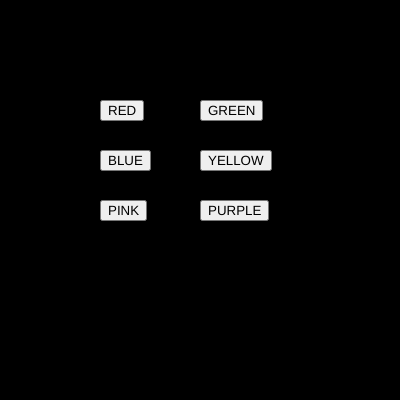
Frame 1 (no input)
Frame 60 (no input): identical to frame 1, image omitted
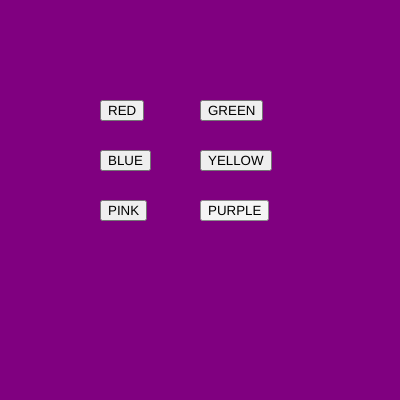
Frame 120 (the mouse pressed at the canvas centre since frame 60)

The p5.js sketch that drew these frames (run headless with seeded random() and noise() and a simulated clock; from frame 60 on, the mouse is pressed at the canvas centre):

// p5.js sketch
// ── sketch.js
var btn_red;
var btn_green;
var btn_blue;
var btn_yellow;
var btn_pink;
var btn_purple;


var r = 0;
var g = 0;
var b = 0;

function setup() {
  createCanvas(400, 400);  
  btn_red = createButton("RED");
  btn_red.position(100,100);
  btn_red.mousePressed(red_bg);

  btn_green = createButton("GREEN");
  btn_green.position(200,100);
  btn_green.mousePressed(green_bg);

  btn_blue = createButton("BLUE");
  btn_blue.position(100,150);
  btn_blue.mousePressed(blue_bg);

  btn_yellow = createButton("YELLOW");
  btn_yellow.position(200,150);
  btn_yellow.mousePressed(yellow_bg);

  btn_pink = createButton("PINK");
  btn_pink.position(100,200);
  btn_pink.mousePressed(pink_bg);
  
  btn_purple = createButton("PURPLE");
  btn_purple.position(200,200);
  btn_purple.mousePressed(purple_bg);
}


  


function red_bg() {
 r =255;
 g=0;
 b=0;
}

function green_bg() {
  r =0;
  g=255;
  b=0;
 }

 function blue_bg() {
  r =0;
  g=0;
  b=255;
 }

 function yellow_bg() {
  r =255;
  g=255;
  b=0;
 }

 function pink_bg() {
  r=255;
  g=182;
  b=193;
 }

 function purple_bg() {
  r=128;
  g=0;
  b=128;
 }

function draw() {
  background(r,g,b);

}
